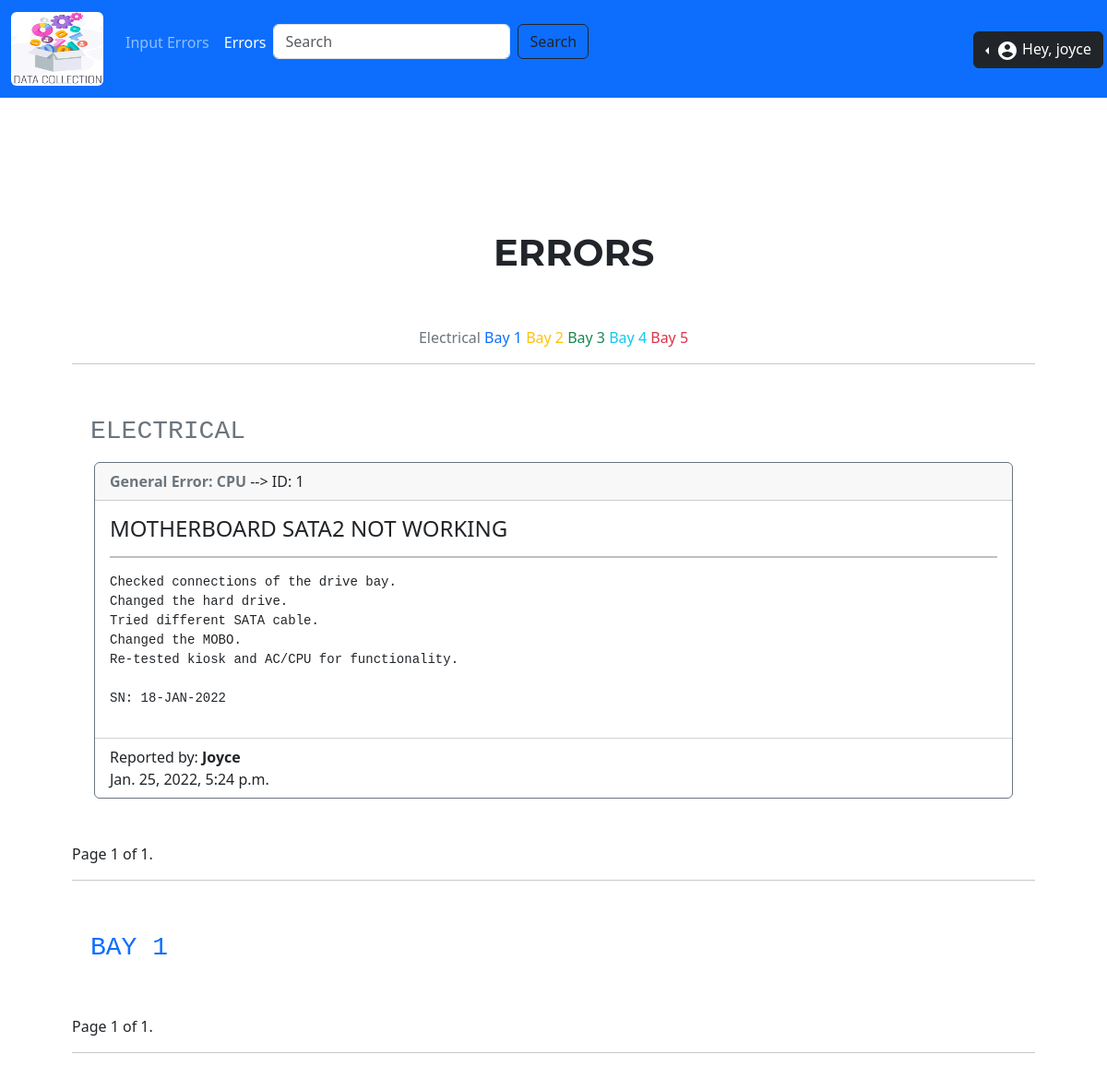
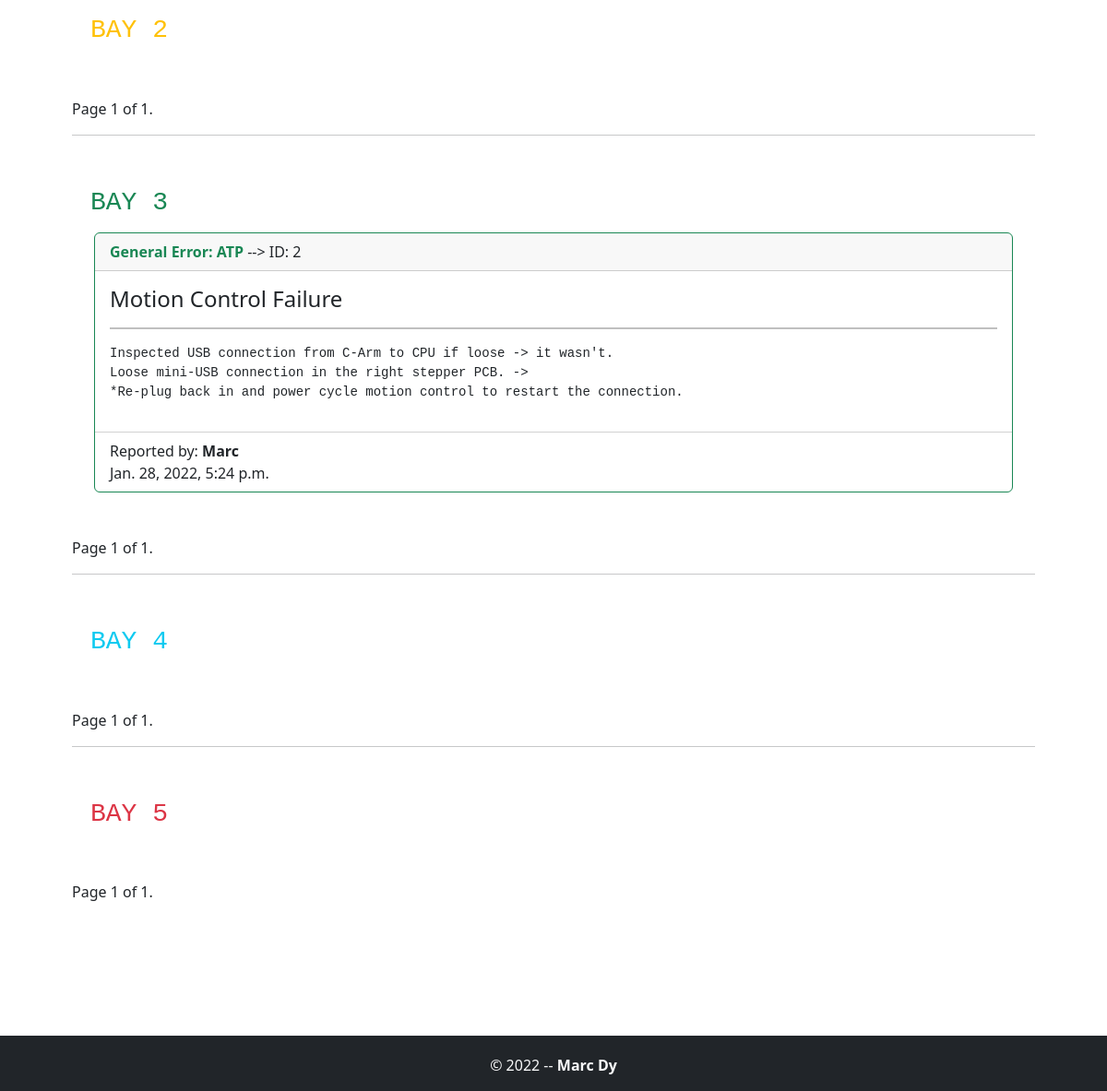
The page /tek84Troubleshoot/errors/ (signed in) on the database its author committed (2 pictures, top to bottom).
### tek84Troubleshoot/models.py (models this page shows)
class InputError(models.Model):
	BAYS = [
		('ELECTRICAL', 'Electrical'),
		('BAY1', 'Bay1'),
		('BAY2', 'Bay2'),
		('BAY3', 'Bay3'),
		('BAY4', 'Bay4'),
		('BAY5', 'Bay5'),
	]
	GENERAL_DESCRIPTION_OF_FAILURE = [
		('AC', 'AC'),
		('CPU', 'CPU'),
		('KIOSK', 'KIOSK'),
		('BASES', 'Bases'),
		('VERTICALS', 'Vertical'),
		('CARM', 'C-Arm'),
		('ATP', 'ATP'),
		('SKINS', 'Skins'),
		('TOPHAT', 'Top Hat')
	]
	bays = models.CharField(max_length=10, choices=BAYS)
	general_description_of_failure = models.CharField(max_length=9,
												   choices=GENERAL_DESCRIPTION_OF_FAILURE)
	title_of_error = models.CharField(max_length=100)
	fix_of_error = models.TextField()
	date_posted = models.DateTimeField(auto_now = True)
	employee = models.ForeignKey(User, on_delete=models.SET_NULL, null=True)

### tek84Troubleshoot/views.py (the view)
# urls.py: path('errors/', views.errors, name='errors'),
def errors(request):
	querysetBay0 = InputError.objects.all().filter(bays = 'ELECTRICAL').order_by('-date_posted')
	querysetBay1 = InputError.objects.all().filter(bays = 'BAY1').order_by('-date_posted')
	querysetBay2 = InputError.objects.all().filter(bays = 'BAY2').order_by('-date_posted')
	querysetBay3 = InputError.objects.all().filter(bays = 'BAY3').order_by('-date_posted')
	querysetBay4 = InputError.objects.all().filter(bays = 'BAY4').order_by('-date_posted')
	querysetBay5 = InputError.objects.all().filter(bays = 'BAY5').order_by('-date_posted')
	paginator0= Paginator(querysetBay0, 2)
	page0 = request.GET.get('page0')
	queryBay0 = paginator0.get_page(page0)
	paginator1= Paginator(querysetBay1, 2)
	page1 = request.GET.get('page1')
	queryBay1 = paginator1.get_page(page1)
	paginator2 = Paginator(querysetBay2, 2)
	page2 = request.GET.get('page2')
	queryBay2 = paginator2.get_page(page2)
	paginator3 = Paginator(querysetBay3, 2)
	page3 = request.GET.get('page3')
	queryBay3 = paginator3.get_page(page3)
	paginator4 = Paginator(querysetBay4, 2)
	page4 = request.GET.get('page4')
	queryBay4 = paginator4.get_page(page4)
	paginator5 = Paginator(querysetBay5, 2)
	page5 = request.GET.get('page5')
	queryBay5 = paginator5.get_page(page5)
	context = {
		'queryBay0': queryBay0,
		'queryBay1': queryBay1,
		'queryBay2': queryBay2,
		'queryBay3': queryBay3,
		'queryBay4': queryBay4,
		'queryBay5': queryBay5,
	}
	if not request.user.is_authenticated:
		return redirect('/tek84Troubleshoot/')
	else:
		return render(request, 'errors.html', context)

### tek84Troubleshoot/templates/errors.html (shortened to what this page needs)
{% extends "base.html" %}
{% block content %}
<div class="container p-5">
    <div class="mx-auto" style="width: 250px;">
        <div class="container-fluid">
            <h1 class="ps-5 p-5">ERRORS</h1>
        </div>
    </div>
    <div class="d-flex align-items-start sticky-top">
        <nav class="navbar-light bg-transparent mx-auto" >
            <div class="container">
                <a class="navbar-brand text-secondary " href="{% url 'errors' %}#electrical">Electrical</a>
                <a class="navbar-brand text-primary" href="{% url 'errors' %}#bay1Link">Bay 1</a>
                <a class="navbar-brand text-warning" href="{% url 'errors' %}#bay2Link">Bay 2</a>
                <a class="navbar-brand text-success" href="{% url 'errors' %}#bay3Link">Bay 3</a>
                <a class="navbar-brand text-info" href="{% url 'errors' %}#bay4Link">Bay 4</a>
                <a class="navbar-brand text-danger" href="{% url 'errors' %}#bay5Link">Bay 5</a>
            </div>
        </nav>
        <br>
    </div>
    <hr>
    <div class="container-fluid mt-5 mb-5" id="electrical">
            <h3 class="p-2 text-secondary font-monospace">ELECTRICAL</h3>
            <div class="row-1">
                {% for items in queryBay0 %}
                    <div class="col-15 container">
                        <div class="card border-secondary mb-3">
                            <div class="card-header">
                                <b class="text-secondary">General Error:
                                {{ items.general_description_of_failure }}
                                </b> --> ID: {{ items.id }}
                            </div>
                            <div class="card-body">
                                <h4 class="card-title">{{ items.title_of_error }}</h4>
                                <hr style="border: 1px solid black">
                                <p class="card-text"><pre>{{ items.fix_of_error }}</pre></p>
                            </div>
                            <div class="card-footer bg-transparent">
                                <label>Reported by: <strong>{{ items.employee.first_name | capfirst}}</strong></label>
                                <br>
                                {{ items.date_posted }}
                            </div>
                        </div>
                    </div>
                {% endfor %}
            </div>
    </div>
    <div class="pagination">
        <span class="step-links">
            <span class="current">
                Page {{ queryBay0.number }} of {{ queryBay0.paginator.num_pages }}.
            </span>
        </span>
    </div>
    <hr>
    <div class="container-fluid mt-5 mb-5" id="bay1Link">
        <h3 class="p-2 text-primary font-monospace">BAY 1</h3>
    </div>
    <div class="pagination">
        <span class="step-links">
            <span class="current">
                Page {{ queryBay1.number }} of {{ queryBay1.paginator.num_pages }}.
            </span>
        </span>
    </div>
    <hr>
    <div class="container-fluid mt-5 mb-5" id="bay2Link">
        <h3 class="p-2 text-warning font-monospace">BAY 2</h3>
    </div>
    <div class="pagination">
        <span class="step-links">
            <span class="current">
                Page {{ queryBay2.number }} of {{ queryBay2.paginator.num_pages }}.
            </span>
        </span>
    </div>
    <hr>
    <div class="container-fluid mt-5 mb-5" id="bay3Link">
        <h3 class="p-2 text-success font-monospace">BAY 3</h3>
        <div class="row-1">
            {% for items in queryBay3 %}
                <div class="col-15 container">
                        <div class="card border-success mb-3">
                            <div class="card-header">
                                <b class="text-success">General Error:
                                {{ items.general_description_of_failure }}
                                </b> --> ID: {{ items.id }}
                            </div>
                            <div class="card-body">
                                <h4 class="card-title">{{ items.title_of_error }}</h4>
                                <hr style="border: 1px solid black">
                                <p class="card-text"><pre>{{ items.fix_of_error }}</pre></p>
                            </div>
                            <div class="card-footer bg-transparent">
                                <label>Reported by: <strong>{{ items.employee.first_name | capfirst}}</strong></label>
                                <br>
                                {{ items.date_posted }}
                            </div>
                        </div>
                    </div>
            {% endfor %}
        </div>
    </div>
    <div class="pagination">
        <span class="step-links">
            <span class="current">
                Page {{ queryBay3.number }} of {{ queryBay3.paginator.num_pages }}.
            </span>
        </span>
    </div>
    <hr>
    <div class="container-fluid mt-5 mb-5" id="bay4Link">
        <h3 class="p-2 text-info font-monospace">BAY 4</h3>
    </div>
    <div class="pagination">
        <span class="step-links">
            <span class="current">
                Page {{ queryBay4.number }} of {{ queryBay4.paginator.num_pages }}.
            </span>
        </span>
    </div>
    <hr>
    <div class="container-fluid mt-5 mb-5" id="bay5Link">
        <h3 class="p-2 text-danger font-monospace">BAY 5</h3>
    </div>
    <div class="pagination">
        <span class="step-links">
            <span class="current">
                Page {{ queryBay5.number }} of {{ queryBay5.paginator.num_pages }}.
            </span>
        </span>
    </div>
    <br>
    <br>
</div>
{% endblock content %}

### tek84Troubleshoot/templates/base.html (shortened to what this page needs)
{% load bootstrap5 %}
{% bootstrap_css %}
{% load static %}
<!doctype html>
<html lang="en">
<head>
	<link rel="stylesheet" type="text/css" href="{% static 'style.css' %}">
</head>
<body>
	<div class="mb-5">
		<nav class="navbar navbar-expand-lg navbar-dark bg-primary">
		  	<div class="container-fluid">
			    <a class="navbar-brand" href="{% url 'login' %}">
			    	<img src="{% static 'image.jpg' %}" class="rounded-2" width="100" height="80">
			    </a>
			    {% with request.resolver_match.url_name as url_name %}
			    <div class="collapse navbar-collapse" id="navbarNavAltMarkup">
			    	<div class="navbar-nav">
				        <a class="nav-link {% if url_name == 'index' %}active{% endif %}
				        				   {% if url_name == 'password_change_done' %}invisible{% endif %}"
				        	href="{% url 'index' %}">Input Errors</a>
				        <a class="nav-link {% if url_name == 'errors' %}active{% endif %}
				        				   {% if url_name == 'password_change_done' %}invisible{% endif %}"
				        	href="/tek84Troubleshoot/errors">Errors</a>
				        <form action="{% url 'search_results' %}" method="get" class="d-flex
        				   	{% if url_name == 'password_change_done' %}invisible{% endif %}">
				      		<input name="q" class="form-control me-2 " type="search" placeholder="Search">
					      	<button class="btn btn-outline-dark " type="submit">Search</button>
					    </form>
						<div class="btn-group dropstart position-absolute top-1 end-0 mt-1 mr-1 p-1
        				   	{% if url_name == 'password_change_done' %}invisible{% endif %}">
							<button type="button" class="btn btn-dark dropdown-toggle" data-bs-toggle="dropdown" aria-expanded="false">
						    	<img src="{% static 'account_circle1.svg' %}"> Hey, {{ request.user.first_name}}
						  	</button>
						</div>
			      	</div>
			    </div>
			    {% endwith %}
		  	</div>
		</nav>
	</div>
	<div class="container-fluid">
		{% block content %}{% endblock content %}
	</div>
<div class="footer bg-dark text-center text-lg-start text-light pt-1 mt-5">
	<div class="text-center p-3">
	© 2022 -- <strong>Marc Dy</strong>
	</div>
	</div>
</body>
</html>

### tek84Troubleshoot/static/style.css (style rules this page uses)
h1 { font-family: 'Montserrat', sans-serif; font-weight: bolder; }

### rows shown on the page
InputError: general_description_of_failure "CPU", id "1", title_of_error "MOTHERBOARD SATA2 NOT WORKING", fix_of_error "Checked connections of the drive bay. Changed the hard drive. Tried different SATA cable. Changed the MOBO. Re-tested kiosk and AC/CPU for functionality. SN: 18-JAN-2022", employee.first_name "Joyce", date_posted "Jan. 25, 2022, 5:24 p.m."
InputError: general_description_of_failure "ATP", id "2", title_of_error "Motion Control Failure", fix_of_error "Inspected USB connection from C-Arm to CPU if loose -> it wasn't. Loose mini-USB connection in the right stepper PCB. -> *Re-plug back in and power cycle motion control to restart the connection.", employee.first_name "Marc", date_posted "Jan. 28, 2022, 5:24 p.m."

### other values the page prints
{{ request.user.first_name }} "joyce"
{{ queryBay0.number }} "1"
{{ queryBay0.paginator.num_pages }} "1"
{{ queryBay1.number }} "1"
{{ queryBay1.paginator.num_pages }} "1"
{{ queryBay2.number }} "1"
{{ queryBay2.paginator.num_pages }} "1"
{{ queryBay3.number }} "1"
{{ queryBay3.paginator.num_pages }} "1"
{{ queryBay4.number }} "1"
{{ queryBay4.paginator.num_pages }} "1"
{{ queryBay5.number }} "1"
{{ queryBay5.paginator.num_pages }} "1"
